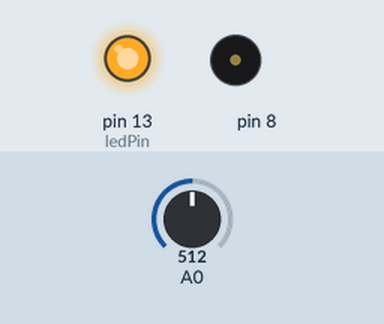
Recording of a sketch running on a simulated Arduino Uno, built with avr-gcc and run on an emulated ATmega328P. Parts: output pins drawn as LEDs (lit = HIGH), buzzer (waves = sounding). The test bench sets the inputs (shaded band); at power-on: A0 = 512.

Above: at 0.1 s.
At 0.6 s:
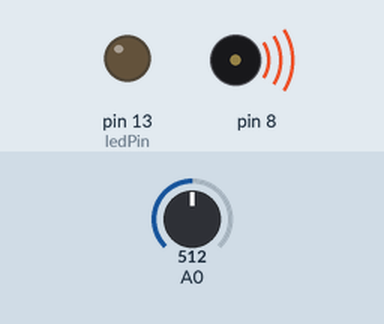
Timing chart, 0 to 2.1 s (numbered marks = the images above):
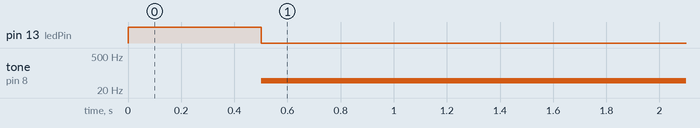

Measured:
- by itself, tone on pin 8: silent → 49 Hz at 0.50 s

The sketch:

06LightTheremin.ino
```cpp
/*materials:
- arduino board
- wires (get a few)
- 1 10k ohm resistor
- 1 piezo
- 1 photoresistor

when light hits the photoresistor, the piezo will let out a frequency
if you cover the photoresistor, then the frequency will be lower
*/

//variables: hold sensor value, low value, high value
int sensVal;
int sensLow = 1023;
int sensHigh = 0;
const int ledPin = 13;

void setup() {
  //LED turns on and the pin is an output
  pinMode(ledPin, OUTPUT);
  digitalWrite(ledPin, HIGH);

  //calibration
  while(millis()<500){
    sensVal = analogRead(A0);

    if(sensVal > sensHigh){
      sensHigh = sensVal;
    }

    if(sensVal < sensLow){
      sensLow = sensVal;
    }
  }

  digitalWrite(ledPin, LOW);

}

void loop() {
  sensVal = analogRead(A0);

  int pitch = map(sensVal, sensLow, sensHigh, 50, 4000);

  tone(8, pitch, 20);

  delay(10);
}
```
